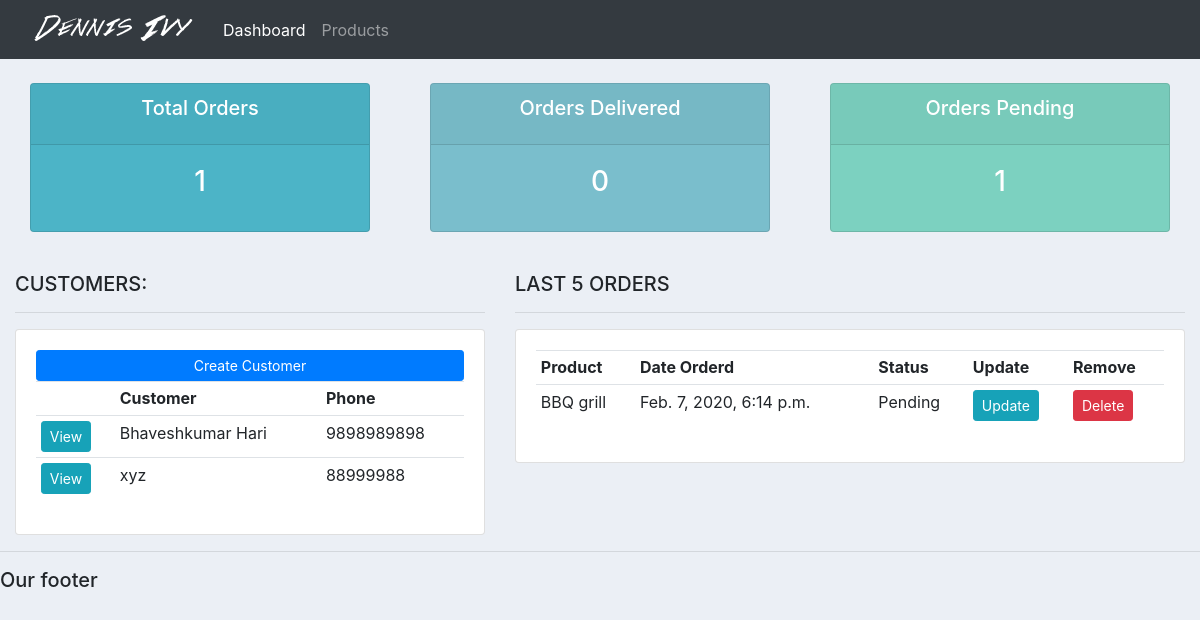
/, run on an earlier commit of the app's database.
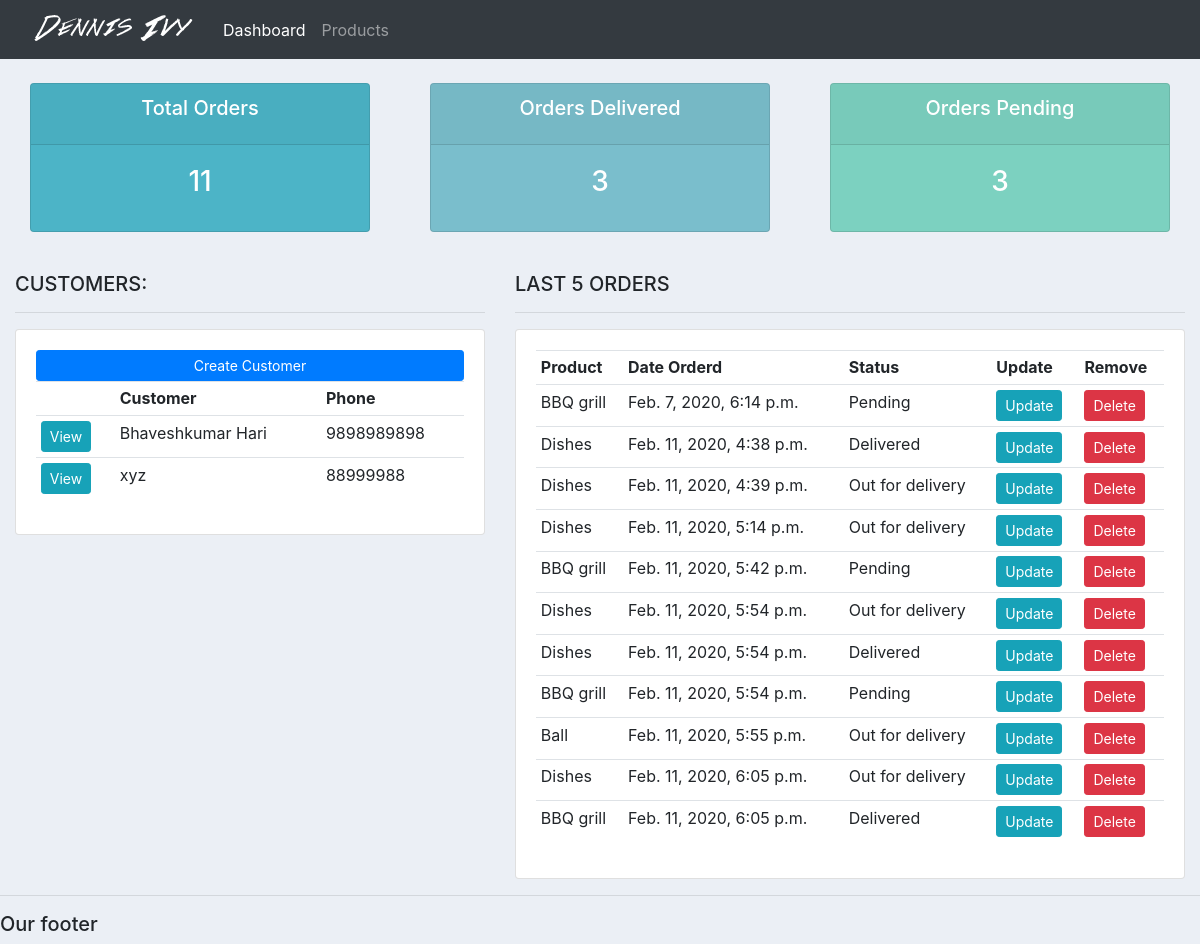
And on a later commit of the database.
### accounts/models.py (models this page shows, shortened)
class Customer(models.Model):
    name = models.CharField(max_length=200, null=True)
    phone = models.CharField(max_length=200, null=True)
    email = models.CharField(max_length=200, null=True)
    date_created = models.DateTimeField(auto_now_add=True, null=True)

class Order(models.Model):
    STATUS = (
        ('Pending', 'Pending'),
        ('Out for delivery', 'Out for delivery'),
        ('Delivered', 'Delivered')
    )
    customer = models.ForeignKey(Customer, null=True, on_delete = models.SET_NULL)
    product = models.ForeignKey(Product, null=True, on_delete = models.SET_NULL)
    date_created = models.DateTimeField(auto_now_add=True, null=True)
    status = models.CharField(max_length=200, null=True, choices=STATUS)
    note = models.CharField(max_length=1000, null=True)

class Product(models.Model):
    CATEGORY = (
        ('Indoor', 'Indoor'),
        ('Out Door', 'Out Door'),
    )
    name = models.CharField(max_length=200, null=True)
    price = models.FloatField(null=True)
    category = models.CharField(max_length=200, null=True, choices=CATEGORY)
    description = models.CharField(max_length=200, null=True, blank=True)
    date_created = models.DateTimeField(auto_now_add=True, null=True)
    tags = models.ManyToManyField(Tag)
    def __str__(self):
        return self.name

### accounts/views.py (the view)
# urls.py: path('', views.home, name="home"),
def home(request):
    orders = Order.objects.all() # Get all the orders
    customers = Customer.objects.all() # Get all the customers
    total_customers = customers.count()
    total_orders = orders.count()
    delivered = orders.filter(status='Delivered').count()
    pending = orders.filter(status='Pending').count()
    context = {'orders':orders, 'customers':customers,
    'total_orders':total_orders, 'delivered':delivered,
    'pending':pending}
    return render(request, 'accounts/dashboard.html', context)

### accounts/templates/accounts/dashboard.html
{%  extends 'accounts/main.html' %}
{% block content %}
{%  include 'accounts/status.html' %}
<br>
<div class="row">
	<div class="col-md-5">
		<h5>CUSTOMERS:</h5>
		<hr>
		<div class="card card-body">
			<a class="btn btn-primary  btn-sm btn-block" href="">Create Customer</a>
			<table class="table table-sm">
				<tr>
					<th></th>
					<th>Customer</th>
					<th>Phone</th>
				</tr>
				{% for customer in customers %}
					<tr>
						<td><a class="btn btn-sm btn-info" href="{% url 'customer' customer.id %}">View</a></td>
						<td>{{ customer.name }}</td>
						<td>{{ customer.phone }}</td>
					</tr>
				{% endfor %}
			</table>
		</div>
	</div>
	<div class="col-md-7">
		<h5>LAST 5 ORDERS</h5>
		<hr>
		<div class="card card-body">
			<table class="table table-sm">
				<tr>
					<th>Product</th>
					<th>Date Orderd</th>
					<th>Status</th>
					<th>Update</th>
					<th>Remove</th>
				</tr>
				{% for order in orders %}
					<tr>
						<td>{{ order.product }}</td>
						<td>{{ order.date_created }}</td>
						<td>{{ order.status }}</td>
						<td><a class="btn btn-sm btn-info" href="{% url 'update_order' order.id %}">Update</a></td>
						<td><a class="btn btn-sm btn-danger" href="{% url 'delete_order' order.id %}">Delete</a></td>
					</tr>
				{% endfor %}
			</table>
		</div>
	</div>
</div>
{% endblock %}

What changed in the data, as far as the page shows it:
added Order: product "Dishes", date_created "Feb. 11, 2020, 4:38 p.m.", status "Delivered"
added Order: product "Dishes", date_created "Feb. 11, 2020, 4:39 p.m.", status "Out for delivery"
added Order: product "Dishes", date_created "Feb. 11, 2020, 5:14 p.m.", status "Out for delivery"
added Order: product "BBQ grill", date_created "Feb. 11, 2020, 5:42 p.m.", status "Pending"
added Order: product "Dishes", date_created "Feb. 11, 2020, 5:54 p.m.", status "Out for delivery"
added Order: product "Dishes", date_created "Feb. 11, 2020, 5:54 p.m.", status "Delivered"
added Order: product "BBQ grill", date_created "Feb. 11, 2020, 5:54 p.m.", status "Pending"
added Order: product "Ball", date_created "Feb. 11, 2020, 5:55 p.m.", status "Out for delivery"
added Order: product "Dishes", date_created "Feb. 11, 2020, 6:05 p.m.", status "Out for delivery"
added Order: product "BBQ grill", date_created "Feb. 11, 2020, 6:05 p.m.", status "Delivered"
Also different on the page:
{{ total_orders }}: "1" → "11"
{{ delivered }}: "0" → "3"
{{ pending }}: "1" → "3"
